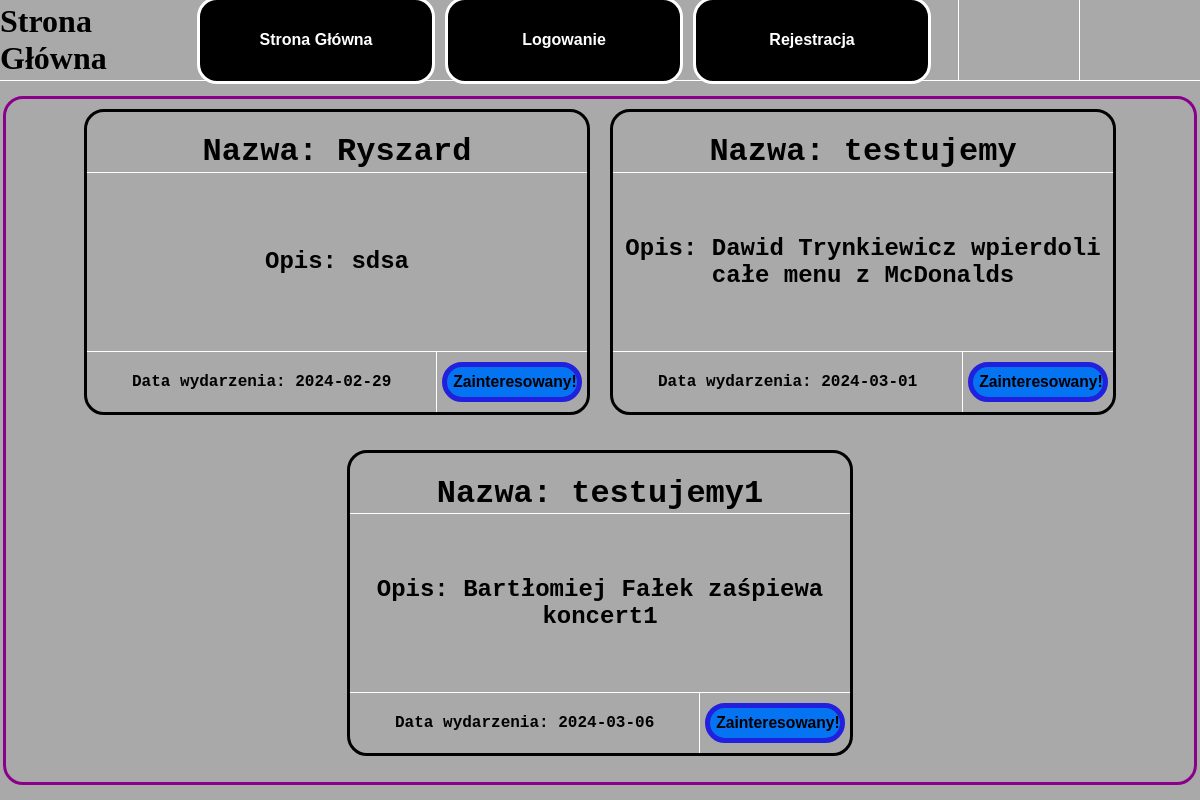
Before: / with the older database file.
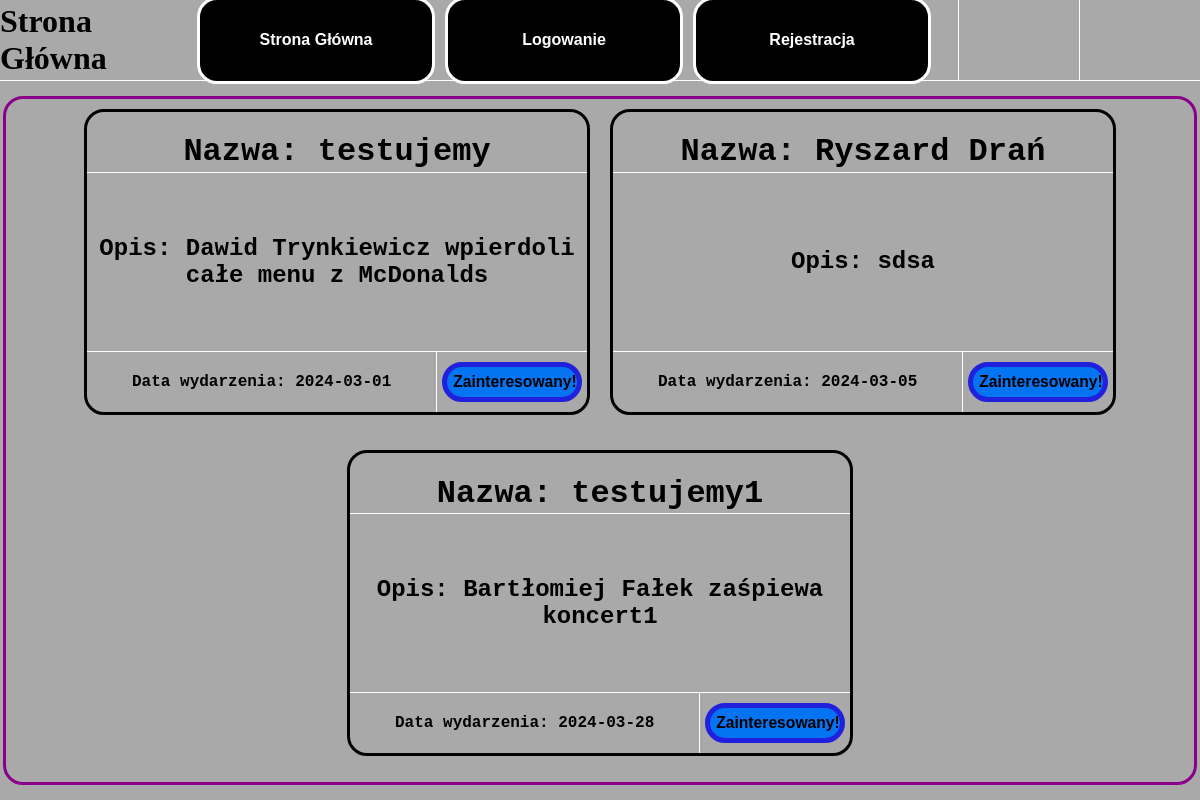
After: the same page with the newer database file.
### tables this page shows
CREATE TABLE `wydarzenia` (
  `ID` int(11) NOT NULL,
  `nazwa_wyd` text NOT NULL,
  `opis_wyd` text NOT NULL,
  `data_wyd` date NOT NULL
);

### index.php (the view, shortened to what this page needs)
<!DOCTYPE html>
<html lang="en">
<head>
    <link rel="stylesheet" href="style.css">
</head>
<body>
    <div id="ogol">
        <div id="menu">
            <div id="menlewolewo">
                <h1>Strona Główna</h1>
            </div>
            <div id="menlewo">
                <?php
                include 'menu.php';
                ?>
            </div>
            <div id="menprawo">
            </div>
            <div id="menprawoprawo">
            </div>
        </div>
        <div id="tresc">
            <div id="trescogol" style=" align-items: baseline; justify-content: center; flex-direction: row; flex-wrap: wrap; overflow-y: auto; border-top: solid darkmagenta 3px; border-radius: 20px; width: 99%; height: 95%;">
                <?php
                $host = "localhost";
                $dbuser = "root";
                $dbpassword = "";
                $dbname = "Aaawlasny_projekt_BS";
                $conn = mysqli_connect($host, $dbuser, $dbpassword, $dbname);
                $sql = "SELECT `ID`, `nazwa_wyd`, `opis_wyd`, `data_wyd` FROM `wydarzenia` ORDER BY `data_wyd` ASC";
                $result = $conn->query($sql);
                if ($result->num_rows > 0) {
                    while ($row = $result->fetch_assoc()) {
                        echo "<div id = 'wydarzenie'>";
                        echo "<div id = 'divgora' style='display: flex; align-items: baseline; justify-content: center;'>";
                        echo "<h1>" . "Nazwa: " .  $row['nazwa_wyd'] . "</h1>";
                        echo "</div>";
                        echo "<div id = 'divsrodek'>";
                        echo "<h2>" . "Opis: " . $row['opis_wyd'] . "</h2>";
                        echo "</div>";
                        echo "<div id = 'divdol'>";
                        echo "<div id = 'divdollewo'>";
                        echo "<h4>" . "Data wydarzenia: " . $row['data_wyd'] . "</h4>";
                        echo "</div>";
                        echo "<div id = 'divdolprawo'>";
                        echo "<form method='POST' action=''>";
                        echo "<input type='submit' name='zainteres' id='zainteresbutton' value='Zainteresowany!'>";
                        echo "</form>";
                        echo "</div>";
                        echo "</div>";
                        echo "</div>";
                    }
                } else {
                    echo "";
                }
                ?>
            </div>
        </div>
    </div>
</body>
</html>

### menu.php
<ul class="button-list">
    <li><a href="./" class="button">Strona Główna</a></li>
    <?php
    if ($_SESSION['zalogowany'] == false) {
        echo "<li> <a href='./logowanie.php' class='button'>Logowanie</a></li>";
    } else {
        echo "<li> <a href='./wylog.php' id='button1'>Wyloguj</a></li>";
    }
    ?>
    <li><a href="./rejestracja.php" class="button">Rejestracja</a></li>
</ul>

### style.css (style rules this page uses)
body { background-color: darkgray; color: black; margin: 0px; overflow: hidden; }
#ogol { display: flex; flex-direction: column; width: 100%; height: 100vh; }
#menu { display: flex; flex-direction: row; width: 100%; height: 10%; border-bottom: 0.5px solid white; }
#menlewolewo { display: flex; flex-direction: row; align-items: center; justify-content: center; width: 15%; height: 100%; }
#menlewo { display: flex; flex-direction: row; align-items: center; justify-content: center; width: 65%; height: 100%; }
#menprawo { display: flex; align-items: center; justify-content: center; flex-direction: row; font-family: Arial, Helvetica, sans-serif; font-weight: bold; font-size: 16px; border-left: 0.5px solid white; width: 10%; height: 100%; }
#menprawoprawo { display: flex; align-items: center; justify-content: center; flex-direction: row; border-left: 0.5px solid white; width: 10%; height: 100%; }
#tresc { display: flex; align-items: center; justify-content: center; flex-direction: column; width: 100%; height: 90%; }
#trescogol { display: flex; align-items: center; justify-content: center; flex-direction: column; border: solid darkmagenta 3px; border-radius: 20px; width: 99%; height: 95%; }
#wydarzenie { display: flex; align-items: center; justify-content: center; flex-direction: column; margin: 10px; border: solid black 3px; font-family: "Lucida Console", "Courier New", monospace; text-align: center; border-radius: 20px; width: 500px; height: 300px; }
#divgora { display: flex; align-items: center; justify-content: center; flex-direction: row; border-bottom: solid white 0.5px; width: 100%; height: 20%; }
#divsrodek { display: flex; align-items: center; justify-content: center; flex-direction: row; flex-wrap: wrap; overflow: auto; border-bottom: solid white 0.5px; width: 100%; height: 60%; }
#divdol { display: flex; align-items: center; justify-content: center; flex-direction: row; width: 100%; height: 20%; }
#divdollewo { display: flex; align-items: center; justify-content: center; border-right: solid white 0.5px; width: 70%; height: 100%; }
#divdolprawo { display: flex; align-items: center; justify-content: center; width: 30%; height: 100%; }
#zainteresbutton { background-color: rgb(5, 116, 242); border: solid rgb(32, 32, 221) 5px; border-radius: 20px; transition: 0.3s ease; text-align: center; font-family: Arial, Helvetica, sans-serif; font-weight: bold; font-size: 98%; color: black; width: 140px; height: 40px; }
.button-list { display: flex; align-items: center; justify-content: center; list-style-type: none; padding: 0; }
.button-list a { display: flex; align-items: center; justify-content: center; padding: 8px 16px; margin-right: 10px; background-color: black; color: white; text-decoration: none; border-radius: 20px; border: 3px solid white; transition: 0.3s; font-family: Arial, Helvetica, sans-serif; font-weight: bold; font-size: 16px; height: 65px; width: 200px; }

Changed rows visible on the page:
shown differently, row unchanged: wydarzenia "testujemy": moves up the list
changed wydarzenia "sdsa": nazwa_wyd "Ryszard" → "Ryszard Drań"; data_wyd "2024-02-29" → "2024-03-05"
changed wydarzenia "testujemy1": data_wyd "2024-03-06" → "2024-03-28"
